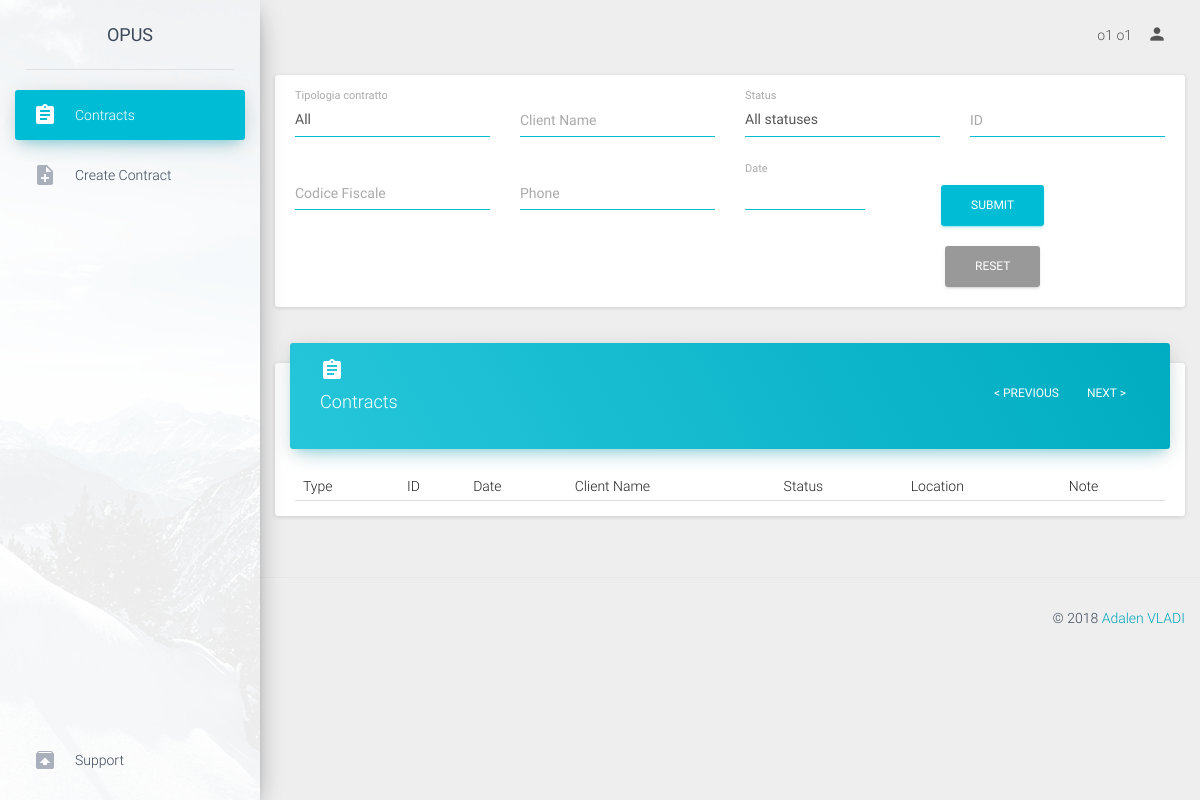
The page /operator/contracts (signed in) on the database as committed earlier.
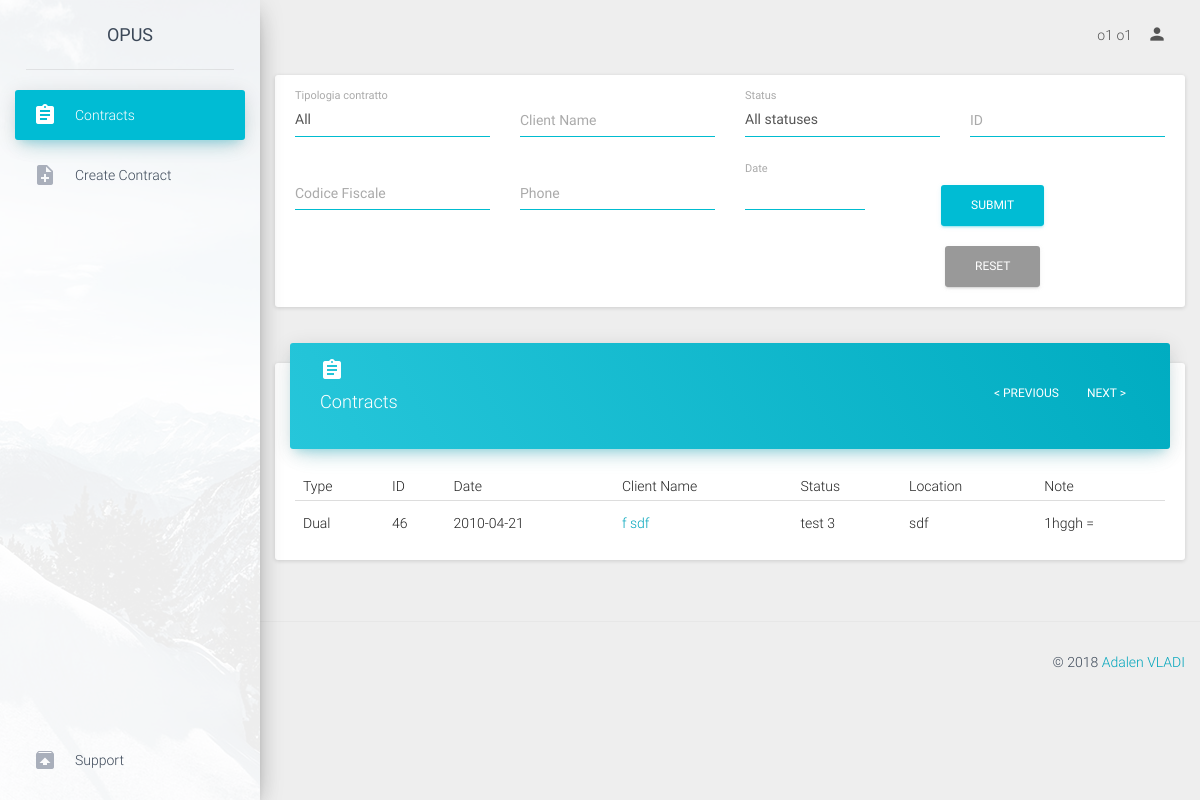
The same page on the database as committed later.
### tables this page shows
CREATE TABLE `contracts` (
  `contract_id` int(11) NOT NULL,
  `contract_type` enum('luce','gas','dual') NOT NULL,
  `proposal_number` varchar(50) NOT NULL,
  `date` date NOT NULL,
  `ugm_cb` enum('true','false') NOT NULL DEFAULT 'false',
  `analisi_cb` enum('true','false') NOT NULL DEFAULT 'false',
  `iniziative_cb` enum('true','false') NOT NULL DEFAULT 'false',
  `toponimo` enum('via') NOT NULL,
  `address` text NOT NULL,
  `civico` varchar(30) NOT NULL,
  `price` varchar(50) NOT NULL,
  `location` varchar(100) NOT NULL,
  `uf_toponimo` enum('via') NOT NULL,
  `uf_address` text NOT NULL,
  `uf_civico` varchar(30) NOT NULL,
  `uf_price` varchar(50) NOT NULL,
  `uf_location` varchar(100) NOT NULL,
  `ddf_toponimo` enum('via') NOT NULL,
  `ddf_address` text NOT NULL,
  `ddf_civico` varchar(30) NOT NULL,
  `ddf_price` varchar(50) NOT NULL,
  `ddf_location` varchar(100) NOT NULL,
  `ubicazione_fornitura` enum('resident','non_resident') NOT NULL,
  `domicillazione_documenti_fatture` enum('residenza','ubicazione_fornitura','altro') NOT NULL,
  `listino` varchar(50) NOT NULL,
  `gas_request_type` varchar(50) NOT NULL,
  `gas_pdr` varchar(50) NOT NULL,
  `gas_fornitore_uscente` varchar(50) NOT NULL,
  `gas_consume_annuo` varchar(50) NOT NULL,
  `gas_tipo_riscaldamento` enum('true','false') NOT NULL,
  `gas_tipo_cottura_acqua` enum('true','false') NOT NULL,
  `gas_remi` varchar(50) NOT NULL,
  `gas_matricola` varchar(50) NOT NULL,
  `luce_request_type` varchar(50) NOT NULL,
  `luce_pod` varchar(50) NOT NULL,
  `luce_fornitore_uscente` varchar(50) NOT NULL,
  `luce_opzione_oraria` varchar(50) NOT NULL,
  `luce_potenza` varchar(50) NOT NULL,
  `luce_tensione` varchar(50) NOT NULL,
  `luce_consume_annuo` varchar(50) NOT NULL,
  `fature_via_email` enum('true','false') NOT NULL,
  `operator` int(11) NOT NULL COMMENT 'user id',
  `status` int(11) NOT NULL DEFAULT '1' COMMENT 'status id',
  `cancellation_reason` varchar(100) NOT NULL,
  `gender` enum('male','female') NOT NULL,
  `rag_sociale` text NOT NULL,
  `first_name` varchar(50) NOT NULL,
  `last_name` varchar(50) NOT NULL,
  `bussines_name` varchar(50) NOT NULL,
  `client_type` enum('personal','intestario','delega') NOT NULL,
  `tel_number` varchar(30) NOT NULL,
  `alt_number` varchar(30) NOT NULL,
  `cel_number` varchar(30) NOT NULL,
  `cel_number2` varchar(30) NOT NULL,
  `cel_number3` varchar(30) NOT NULL,
  `email` varchar(50) NOT NULL,
  `alt_email` varchar(50) NOT NULL,
  `birth_nation` varchar(50) NOT NULL,
  `vat_number` varchar(50) NOT NULL,
  `partita_iva` varchar(50) NOT NULL,
  `birth_date` date NOT NULL,
  `birth_municipality` varchar(50) NOT NULL,
  `delega_first_name` varchar(50) NOT NULL,
  `delega_last_name` varchar(50) NOT NULL,
  `delega_vat_number` varchar(100) NOT NULL,
  `document_type` enum('id_card','passport') NOT NULL,
  `document_number` varchar(100) NOT NULL,
  `document_date` date NOT NULL,
  `iban_code` varchar(50) NOT NULL,
  `iban_accounthoder` varchar(50) NOT NULL,
  `iban_fiscal_code` varchar(50) NOT NULL,
  `payment_type` enum('postal','cc') NOT NULL,
  `note` text NOT NULL,
  `campaign` int(11) NOT NULL COMMENT 'campaign_id',
  `supervisor` int(11) NOT NULL COMMENT 'user_id'
);

CREATE TABLE `status` (
  `status_id` int(11) NOT NULL,
  `status_name` varchar(50) NOT NULL,
  `status_description` text NOT NULL
);

### application/controller/operator.php (called while the page is built, shortened)
<?php
class operator extends Controller
{
    function contracts(){
        $contracts=$this->model->getContracts();
        $statuses=$this->model->getStatuses();
        require APP . 'view/operator/header.php';
        require APP . 'view/operator/contracts.php';
        require APP . 'view/operator/footer.php';
    }
}

### public/index.php (called while the page is built, shortened)
<?php
require APP . 'core/controller.php';
$app = new Application();

### application/core/controller.php (called while the page is built, shortened)
<?php
class Controller
{
    public $db = null;
    private function openDatabaseConnection()
    {
        $options = array(PDO::ATTR_DEFAULT_FETCH_MODE => PDO::FETCH_OBJ, PDO::ATTR_ERRMODE => PDO::ERRMODE_WARNING);
        $this->db = new PDO(DB_TYPE . ':host=' . DB_HOST . ';dbname=' . DB_NAME . ';charset=' . DB_CHARSET, DB_USER, DB_PASS, $options);
    }
    public function loadModel()
    {
        if (isset($_SESSION['role'])) {
            switch ($_SESSION['role']) {
                case 'operator':
                    require APP . 'model/operator.php';
                    break;
            }
        }else{
            require APP . 'model/model.php';
        }
        $this->model = new Model($this->db);
    }
}

### application/model/operator.php (called while the page is built, shortened)
<?php
class Model
{
    function __construct($db)
    {
        try {
            $this->db = $db;
        } catch (PDOException $e) {
            exit('Database connection could not be established.');
        }
    }
    public function getStatuses(){
        $sql='SELECT * FROM status';
        $query = $this->db->prepare($sql);
        $query->execute();
        return $query->fetchAll();
    }
    public function getContracts($export=null){
        $page         = (int)(isset($_REQUEST['page'])? $_REQUEST['page']:0);
        $contract_type= (isset($_REQUEST['contract_type'])?$_REQUEST['contract_type']:'%');
        $date         = (isset($_REQUEST['date'])?$_REQUEST['date']:'');
        $client_name  = (isset($_REQUEST['client_name'])?$_REQUEST['client_name']:'');
        $status       = (isset($_REQUEST['status'])?$_REQUEST['status']:'%');
        $phone        = (isset($_REQUEST['phone'])?$_REQUEST['phone']:'%');
        $codice_fiscale= (isset($_REQUEST['codice_fiscale'])?$_REQUEST['codice_fiscale']:'%');
        $limiter      = 30;
        $pager        = $limiter*$page;
        if ($date!='') {
            $date =explode('-',(isset($_GET['date'])?$_GET['date']:''));
            $date1 = date("Y-m-d", strtotime($date[0]));
            $date2 = date("Y-m-d", strtotime($date[1]));
        } else {
            $date1 ="1999-01-01";
            $date2 ="2099-01-01";
        }
        if ($client_name!=''){
            if (count(explode(' ',$client_name))>1) {
                $first_name=explode(' ',$client_name)[0].'%';
                $last_name=explode(' ',$client_name)[1].'%';
            }else{
                $first_name=$client_name.'%';
                $last_name='%';
            }
        } else {
                $first_name='%';
                $last_name='%';
        }
        if ($codice_fiscale==''){$codice_fiscale='%';}else {$codice_fiscale.='%';};
        $sql="SELECT * FROM contracts
                WHERE contract_type LIKE :contract_type
                    AND  operator = :operator
                    AND (   DATE(`date`) >= DATE(:date1)
                        AND
                            DATE(`date`) <= DATE(:date2)
                        )
                    AND (
                            (first_name LIKE :first_name AND last_name LIKE :last_name)
                        OR
                            (first_name LIKE :last_name AND last_name LIKE :first_name)
                        )
                    AND status LIKE :status
                    AND (   (tel_number LIKE :phone)
                        OR  (alt_number LIKE :phone)
                        OR  (cel_number LIKE :phone)
                        OR  (cel_number2 LIKE :phone)
                        OR  (cel_number3 LIKE :phone)
                        )
                    AND vat_number LIKE :codice_fiscale
                ORDER BY contract_id DESC ";
        if (!$export) {
            $sql.=" LIMIT :pager , :limiter";
            $query = $this->db->prepare($sql);
            $query->bindParam(':pager', $pager, PDO::PARAM_INT);
            $query->bindParam(':limiter', $limiter, PDO::PARAM_INT);
        }else{
            $query = $this->db->prepare($sql);
        }
        $query->bindParam(':contract_type', $contract_type);
        $query->bindParam(':operator', $_SESSION['user_id']);
        $query->bindParam(':date1', $date1);
        $query->bindParam(':date2', $date2);
        $query->bindParam(':first_name', $first_name);
        $query->bindParam(':last_name', $last_name);
        $query->bindParam(':status', $status);
        $query->bindParam(':phone', $phone);
        $query->bindParam(':codice_fiscale', $codice_fiscale);
        $query->execute();
        if (!$export) {
            return $query->fetchAll();
        }
    }
}

### application/view/operator/contracts.php (the view, shortened to what the changed rows need)
<div class="content" style="margin-top: 20px">
        <div class="row">
            <div class="col-md-12">
                <div class="card">
                    <div class="card-content table-responsive">
                        <table class="table table-hover">
                            <thead>
                                <th>Type</th>
                                <th>ID</th>
                                <th>Date</th>
                                <th>Client Name</th>
                                <th>Status</th>
                                <th>Location</th>
                                <th>Note</th>
                            </thead>
                            <tbody>
                                <?php
                                    $output='';
                                    foreach ($contracts as $contract) {
                                        $output.='<tr>';
                                                    if ($contract->contract_type=='gas') {
                                                        $output.='<td>Gas</td>';
                                                    }elseif ($contract->contract_type=='luce') {
                                                        $output.='<td>Luce</td>';
                                                    }else {
                                                        $output.='<td>Dual</td>';
                                                    }
                                        $output.='<td>'.$contract->contract_id.'</td>
                                                    <td>'.(explode(' ',$contract->date)[0]).'</td>
                                                    <td><a href="viewContract/'.$contract->contract_id.'">'.$contract->first_name.' '.$contract->last_name.'</a></td>';
                                                    foreach ($statuses as $key => $status) {
                                                        if ($status->status_id==$contract->status) {
                                                            $status1=$status->status_name;
                                                            break;
                                                        }
                                                    }
                                        $output.='<td>'.$status1.'</td>
                                                    <td>'.$contract->location.'</td>';
                                        $note=(strlen($contract->note)>20)?substr($contract->note, 0,20).'...':$contract->note;
                                        $output.='<td title="'.$contract->note.'">'.$note.'</td>';
                                        $output.='</tr>';
                                    }
                                    echo $output;
                                 ?>
                            </tbody>
                        </table>
                    </div>
                </div>
            </div>
        </div>
    </div>

Rows that differ between the two databases and show on the page:
now on this page (row edited): contracts: contract_type "Dual", contract_id "46", date "2010-04-21", first_name "f", last_name "sdf", location "sdf", note "1hggh ="
now on this page (row unchanged): status: status_name "test 3"
